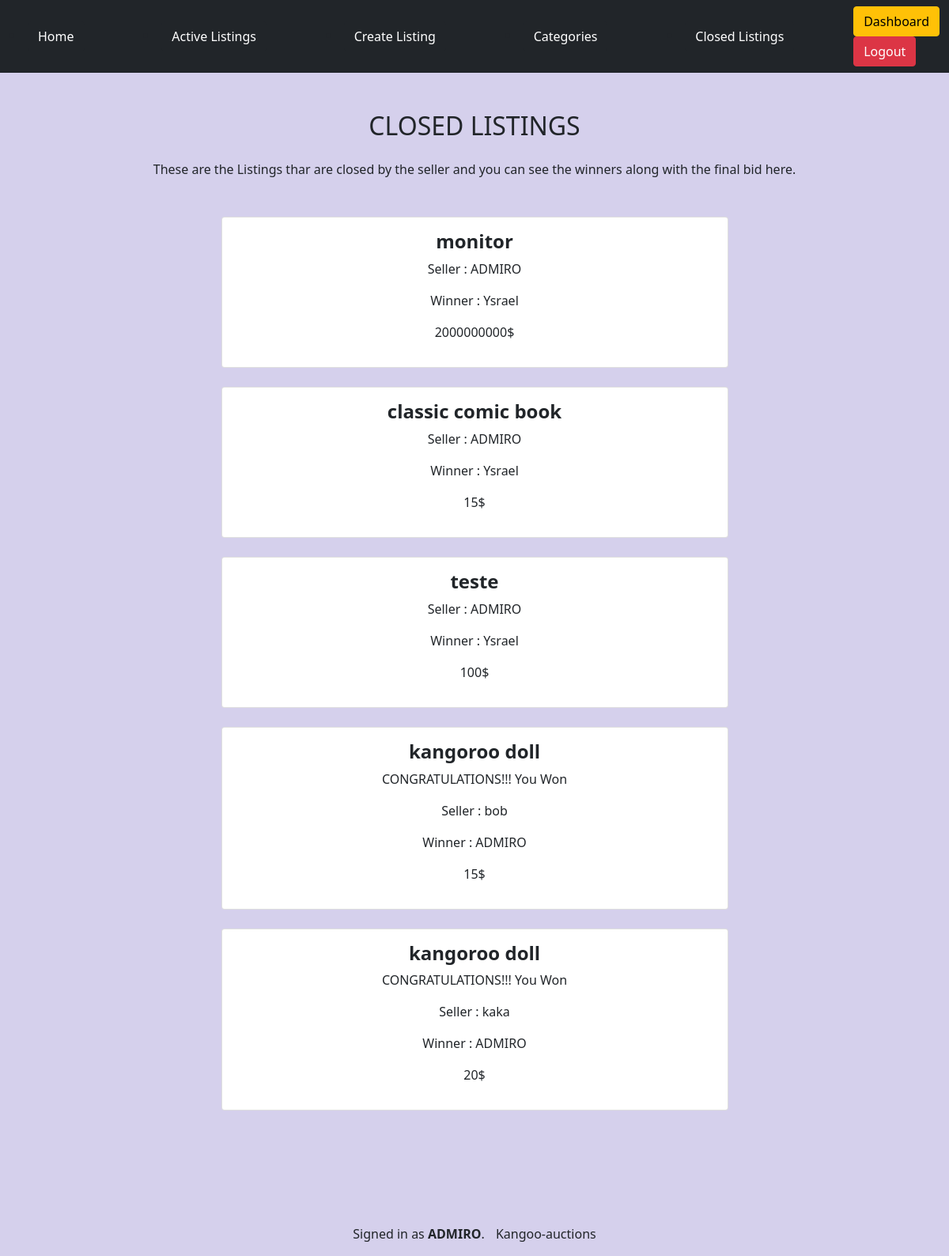
Page /closedlisting (signed in) on the committed database.
### auctions/models.py (models this page shows)
class Winner(models.Model):
    owner = models.CharField(max_length=64)
    winner = models.CharField(max_length=64)
    listingid = models.IntegerField()
    winprice = models.IntegerField()
    title = models.CharField(max_length=64, null=True)

class User(AbstractUser):
    pass

### auctions/views.py (the view)
# urls.py: path("closedlisting", views.closedlisting, name="closedlisting"),
@login_required(login_url='/login')
def closedlisting(request):
    winners = Winner.objects.all()
    empty = False
    if len(winners) == 0:
        empty = True
    return render(request, "auctions/closedlisting.html", {
        "products": winners,
        "empty": empty
    })

### auctions/templates/auctions/closedlisting.html (shortened to what this page needs)
{% extends "auctions/layout.html" %}
{% block body %}
    <br>
    <div class="jumbotron text-center">
        <h2 class="card-title h2">CLOSED LISTINGS</h2>
        <p class="black-text my-4 font-weight-bold">These are the Listings thar are closed by the seller and you can see the winners along with the final bid here.</p>
        <div class="row d-flex justify-content-center">
            <div class="col-xl-7 pb-2">
                {% if empty %}
                    <br>
                    <img src="../../static/auctions/img/forclosed.svg" alt="indeximage" style="height: 350px;" class="embed-responsive">
                    <br> <br> <br>
                    <h3>No Closed Listings available</h3>
                {% else %}
                    {% for product in products %}
                        <br>
                        <div class="card card-cascade" >
                            <div class="card-body card-body-cascade text-center">
                                <h4 class="card-title"><strong>{{product.title}}</strong></h4>
                                {% if product.winner == request.user.username %}
                                    <p class="font-weight-bold">CONGRATULATIONS!!! You Won <br> </p>
                                {% endif %}
                                <p class="font-weight-bold">Seller : {{product.owner}} <br> </p>
                                <p class="font-weight-bold">Winner : {{product.winner}} <br> </p>
                                <p class="font-weight-bold">{{product.winprice}}$ <br> </p>
                            </div>
                        </div>
                    {% endfor %}
                {% endif %}
            </div>
        </div>
    </div>
{% endblock %}

### auctions/templates/auctions/layout.html (shortened to what this page needs)
{% load static %}
<!DOCTYPE html>
<html lang="en">
    <head>
        <link href="https://cdn.jsdelivr.net/npm/bootstrap@5.1.3/dist/css/bootstrap.min.css" rel="stylesheet">
    <body>
      <nav class="navbar navbar-dark bg-dark" >
       <div class="container-fluid">
        <li class="nav-item ">
                        <a class="btn btn-dark" href="{% url 'index' %}">Home
                        </a>
                    </li>
                    {% if user.is_authenticated %}
                        <li class="nav-item">
                            <a class="btn btn-dark"  href="{% url 'activelisting' %}">Active Listings</a>
                        </li>
                        <li class="nav-item">
                            <a class="btn btn-dark" href="{% url 'createlisting' %}">Create Listing</a>
                        </li>
                        <li class="nav-item">
                            <a class="btn btn-dark" href="{% url 'categories' %}">Categories</a>
                        </li>
                        <li class="nav-item">
                            <a class="btn btn-dark" href="{% url 'closedlisting' %}">Closed Listings</a>
                        </li>
                    {% endif %}
                    <ul class="navbar-nav mr-auto">
                        {% if user.is_authenticated %}
                            <li class="nav-item">
                                <a class="btn btn-warning" href="{% url 'dashboard' %}">Dashboard</a>
                            </li>
                            <li class="nav-item">
                                <a class="btn btn-danger" href="{% url 'logout' %}">Logout</a>
                            </li>
                        {% endif %}
                      </div>
        </nav>
   <br>
       <div class="container">
          {% block body %}{% endblock body %}
        </div>
<br> <br> <br> <br> <br>
     <div class="footer-copyright text-center py-3"> Signed in as <strong>{{ user.username }}</strong>. <i class="fa fa-heart" style="color: red; padding: 0 5px;" aria-hidden="true"></i>
            Kangoo-auctions </a>
            </div>
    </body>
     </html>

### auctions/templates/auctions/layout.html (style rules this page uses)
body { background-color: rgb(213, 208, 236); }

### rows in the picture
Winner: title "monitor", owner "ADMIRO", winner "Ysrael", winprice "2000000000"
Winner: title "classic comic book", owner "ADMIRO", winner "Ysrael", winprice "15"
Winner: title "teste", owner "ADMIRO", winner "Ysrael", winprice "100"
Winner: title "kangoroo doll", shows "CONGRATULATIONS!!! You Won", owner "bob", winner "ADMIRO", winprice "15"
Winner: title "kangoroo doll", shows "CONGRATULATIONS!!! You Won", owner "kaka", winner "ADMIRO", winprice "20"
User: username "ADMIRO"
